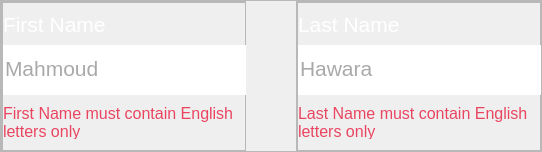
           <widget class="QFrame" name="frame">
            <property name="minimumSize">
             <size>
              <width>0</width>
              <height>150</height>
             </size>
            </property>
            <property name="styleSheet">
             <string notr="true"/>
            </property>
            <property name="frameShape">
             <enum>QFrame::StyledPanel</enum>
            </property>
            <property name="frameShadow">
             <enum>QFrame::Raised</enum>
            </property>
            <layout class="QHBoxLayout" name="horizontalLayout_3">
             <property name="spacing">
              <number>50</number>
             </property>
             <property name="leftMargin">
              <number>0</number>
             </property>
             <property name="topMargin">
              <number>0</number>
             </property>
             <property name="rightMargin">
              <number>0</number>
             </property>
             <property name="bottomMargin">
              <number>0</number>
             </property>
             <item>
              <widget class="QFrame" name="phone_ID_2">
               <property name="minimumSize">
                <size>
                 <width>245</width>
                 <height>150</height>
                </size>
               </property>
               <property name="maximumSize">
                <size>
                 <width>245</width>
                 <height>150</height>
                </size>
               </property>
               <property name="styleSheet">
                <string notr="true"/>
               </property>
               <property name="frameShape">
                <enum>QFrame::StyledPanel</enum>
               </property>
               <property name="frameShadow">
                <enum>QFrame::Raised</enum>
               </property>
               <property name="lineWidth">
                <number>1</number>
               </property>
               <layout class="QVBoxLayout" name="verticalLayout_6">
                <property name="spacing">
                 <number>0</number>
                </property>
                <property name="leftMargin">
                 <number>0</number>
                </property>
                <property name="topMargin">
                 <number>0</number>
                </property>
                <property name="rightMargin">
                 <number>0</number>
                </property>
                <property name="bottomMargin">
                 <number>0</number>
                </property>
                <item>
                 <widget class="QFrame" name="phonenum_2">
                  <property name="minimumSize">
                   <size>
                    <width>245</width>
                    <height>150</height>
                   </size>
                  </property>
                  <property name="maximumSize">
                   <size>
                    <width>245</width>
                    <height>150</height>
                   </size>
                  </property>
                  <property name="styleSheet">
                   <string notr="true"/>
                  </property>
                  <property name="frameShape">
                   <enum>QFrame::StyledPanel</enum>
                  </property>
                  <property name="frameShadow">
                   <enum>QFrame::Raised</enum>
                  </property>
                  <layout class="QVBoxLayout" name="verticalLayout_15">
                   <property name="spacing">
                    <number>0</number>
                   </property>
                   <property name="leftMargin">
                    <number>0</number>
                   </property>
                   <property name="topMargin">
                    <number>0</number>
                   </property>
                   <property name="rightMargin">
                    <number>0</number>
                   </property>
                   <property name="bottomMargin">
                    <number>0</number>
                   </property>
                   <item>
                    <widget class="QLabel" name="label_4">
                     <property name="minimumSize">
                      <size>
                       <width>144</width>
                       <height>22</height>
                      </size>
                     </property>
                     <property name="maximumSize">
                      <size>
                       <width>144</width>
                       <height>22</height>
                      </size>
                     </property>
                     <property name="font">
                      <font>
                       <pointsize>16</pointsize>
                       <weight>50</weight>
                       <italic>false</italic>
                       <bold>false</bold>
                      </font>
                     </property>
                     <property name="styleSheet">
                      <string notr="true">
color: #FFFFFF</string>
                     </property>
                     <property name="text">
                      <string>First Name</string>
                     </property>
                    </widget>
                   </item>
                   <item>
                    <widget class="QLineEdit" name="lineEdit_12">
                     <property name="minimumSize">
                      <size>
                       <width>243</width>
                       <height>50</height>
                      </size>
                     </property>
                     <property name="maximumSize">
                      <size>
                       <width>16777215</width>
                       <height>16777215</height>
                      </size>
                     </property>
                     <property name="font">
                      <font>
                       <pointsize>16</pointsize>
                      </font>
                     </property>
                     <property name="styleSheet">
                      <string notr="true"> border-width: 3px; border-style: solid; border-color:white;border-top-style:none;
border-left-style:none; border-right-style:none;
color: #A9A9A9;
</string>
                     </property>
                     <property name="text">
                      <string>Mahmoud</string>
                     </property>
                     <property name="alignment">
                      <set>Qt::AlignLeading|Qt::AlignLeft|Qt::AlignVCenter</set>
                     </property>
                    </widget>
                   </item>
                   <item>
                    <widget class="QLabel" name="label_17">
                     <property name="minimumSize">
                      <size>
                       <width>240</width>
                       <height>30</height>
                      </size>
                     </property>
                     <property name="maximumSize">
                      <size>
                       <width>240</width>
                       <height>34</height>
                      </size>
                     </property>
                     <property name="font">
                      <font>
                       <pointsize>12</pointsize>
                      </font>
                     </property>
                     <property name="styleSheet">
                      <string notr="true">color: #E94560;</string>
                     </property>
                     <property name="text">
                      <string>First Name must contain English letters only </string>
                     </property>
                     <property name="wordWrap">
                      <bool>true</bool>
                     </property>
                    </widget>
                   </item>
                  </layout>
                 </widget>
                </item>
               </layout>
              </widget>
             </item>
             <item>
              <widget class="QFrame" name="phone_ID_3">
               <property name="minimumSize">
                <size>
                 <width>245</width>
                 <height>150</height>
                </size>
               </property>
               <property name="maximumSize">
                <size>
                 <width>245</width>
                 <height>150</height>
                </size>
               </property>
               <property name="styleSheet">
                <string notr="true"/>
               </property>
               <property name="frameShape">
                <enum>QFrame::StyledPanel</enum>
               </property>
               <property name="frameShadow">
                <enum>QFrame::Raised</enum>
               </property>
               <property name="lineWidth">
                <number>1</number>
               </property>
               <layout class="QVBoxLayout" name="verticalLayout_27">
                <property name="spacing">
                 <number>0</number>
                </property>
                <property name="leftMargin">
                 <number>0</number>
                </property>
                <property name="topMargin">
                 <number>0</number>
                </property>
                <property name="rightMargin">
                 <number>0</number>
                </property>
                <property name="bottomMargin">
                 <number>0</number>
                </property>
                <item>
                 <widget class="QFrame" name="phonenum_8">
                  <property name="minimumSize">
                   <size>
                    <width>245</width>
                    <height>150</height>
                   </size>
                  </property>
                  <property name="maximumSize">
                   <size>
                    <width>245</width>
                    <height>150</height>
                   </size>
                  </property>
                  <property name="styleSheet">
                   <string notr="true"/>
                  </property>
                  <property name="frameShape">
                   <enum>QFrame::StyledPanel</enum>
                  </property>
                  <property name="frameShadow">
                   <enum>QFrame::Raised</enum>
                  </property>
                  <layout class="QVBoxLayout" name="verticalLayout_28">
                   <property name="spacing">
                    <number>0</number>
                   </property>
                   <property name="leftMargin">
                    <number>0</number>
                   </property>
                   <property name="topMargin">
                    <number>0</number>
                   </property>
                   <property name="rightMargin">
                    <number>0</number>
                   </property>
                   <property name="bottomMargin">
                    <number>0</number>
                   </property>
                   <item>
                    <widget class="QLabel" name="label_26">
                     <property name="minimumSize">
                      <size>
                       <width>144</width>
                       <height>22</height>
                      </size>
                     </property>
                     <property name="maximumSize">
                      <size>
                       <width>144</width>
                       <height>22</height>
                      </size>
                     </property>
                     <property name="font">
                      <font>
                       <pointsize>16</pointsize>
                       <weight>50</weight>
                       <italic>false</italic>
                       <bold>false</bold>
                      </font>
                     </property>
                     <property name="styleSheet">
                      <string notr="true">
color: #FFFFFF</string>
                     </property>
                     <property name="text">
                      <string>Last Name</string>
                     </property>
                    </widget>
                   </item>
                   <item>
                    <widget class="QLineEdit" name="lineEdit_18">
                     <property name="minimumSize">
                      <size>
                       <width>243</width>
                       <height>50</height>
                      </size>
                     </property>
                     <property name="maximumSize">
                      <size>
                       <width>16777215</width>
                       <height>16777215</height>
                      </size>
                     </property>
                     <property name="font">
                      <font>
                       <pointsize>16</pointsize>
                      </font>
                     </property>
                     <property name="styleSheet">
                      <string notr="true"> border-width: 3px; border-style: solid; border-color:white;border-top-style:none;
border-left-style:none; border-right-style:none;
color: #A9A9A9;
</string>
                     </property>
                     <property name="text">
                      <string>Hawara</string>
                     </property>
                     <property name="alignment">
                      <set>Qt::AlignLeading|Qt::AlignLeft|Qt::AlignVCenter</set>
                     </property>
                    </widget>
                   </item>
                   <item>
                    <widget class="QLabel" name="label_27">
                     <property name="minimumSize">
                      <size>
                       <width>240</width>
                       <height>30</height>
                      </size>
                     </property>
                     <property name="maximumSize">
                      <size>
                       <width>240</width>
                       <height>34</height>
                      </size>
                     </property>
                     <property name="font">
                      <font>
                       <pointsize>12</pointsize>
                      </font>
                     </property>
                     <property name="styleSheet">
                      <string notr="true">

color: #E94560;</string>
                     </property>
                     <property name="text">
                      <string>Last Name must contain English letters only </string>
                     </property>
                     <property name="wordWrap">
                      <bool>true</bool>
                     </property>
                    </widget>
                   </item>
                  </layout>
                 </widget>
                </item>
               </layout>
              </widget>
             </item>
            </layout>
           </widget>
